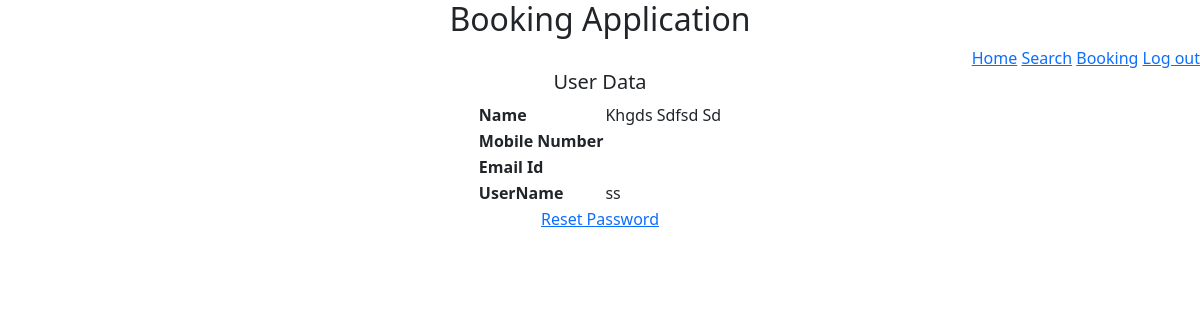
Page /user/profile (signed in) on the committed database.
### models/module.py (models this page shows, shortened)
class Users(db.Model, UserMixin):
    user_id = db.Column(db.Integer, autoincrement=True, primary_key=True)
    first_name = db.Column(db.String(32), nullable=False)
    last_name = db.Column(db.String(32), nullable=False)
    phone_number = db.Column(db.String(10))
    email_id = db.Column(db.String(32))
    username = db.Column(db.String(32), unique=True, nullable=False)
    password = db.Column(db.String(32), nullable=False)
    mybookings = db.relationship(
        "ShowVenue", backref="bookedUser", secondary="booking_details"
    )
    myratings = db.relationship("Show", backref="shoRatings", secondary="rating")

### application/controllers/userProfile.py (the view)
@app.route("/user/profile", methods={"GET", "POST"})
@login_required
def userProfile():
    user = Users.query.get(current_user.user_id)
    json = {}
    json["first_name"] = user.first_name
    json["last_name"] = user.last_name if user.last_name else ""
    json["phone_number"] = user.phone_number if user.phone_number else ""
    json["email_id"] = user.email_id if user.email_id else ""
    json["username"] = user.username
    return render_template("profile.html", user=json)

### app.py (called while the page is built)
@login_manager.user_loader
def load_user(user_id):
    return Users.query.filter_by(user_id=user_id).first()

### templates/profile.html (shortened to what this page needs)
<!DOCTYPE html>
<html>
<head>
  <header style="text-align: center">
    <h2>Booking Application</h2>
  </header>
  <link href="https://cdn.jsdelivr.net/npm/bootstrap@5.3.0-alpha1/dist/css/bootstrap.min.css" rel="stylesheet"
 />
</head>
<body>
  {%if admin==True%}
  <div style="text-align: right">
    <a href="/admin/{{userId}}/home">Home</a>
      <a href="/admin/{{userId}}/venue">Venue</a>
      <a href="/admin/{{userId}}/show">Show</a>
      <a href="/admin/{{userId}}/summary">Summary</a>
      <a href="/admin/login">Log out</a>
  </div>
  {%else%}
  <div style="text-align: right">
    <a href="/user/home">Home</a>
    <a href="/user/search">Search</a>
    <a href="/user/bookings">Booking</a>
    <a href="/logout">Log out</a>
  </div>
  {%endif%}
  <h5 style="text-align: center">User Data</h5>
  <table style="margin-left: auto; margin-right: auto">
    <tr>
      <th>Name</th>
      <td class="text-capitalize">{{user.first_name}} {{user.last_name}}</td>
    </tr>
    <tr>
      <th>Mobile Number</th>
      <td>{{user.phone_number}}</td>
    </tr>
    <tr>
      <th>Email Id</th>
      <td>{{user.email_id}}</td>
    </tr>
    <tr>
      <th>UserName</th>
      <td>{{user.username}}</td>
    </tr>
    <tr>
      {%if admin==True%}
      <td>
        <a href="/admin/{{userId}}/generete">Generte code</a>
      </td>
      <td>
        <a href="/admin/{{userId}}/resetpassword">Reset Password</a>
      </td>
      {%else%}
      <td colspan="2" style="text-align: center">
        <a href="/user/resetpassword">Reset Password</a>
      </td>
      {%endif%}
    </tr>
  </table>
</body>
</html>

### rows in the picture
Users: first_name "Khgds Sdfsd", last_name "Sd", username "ss"
